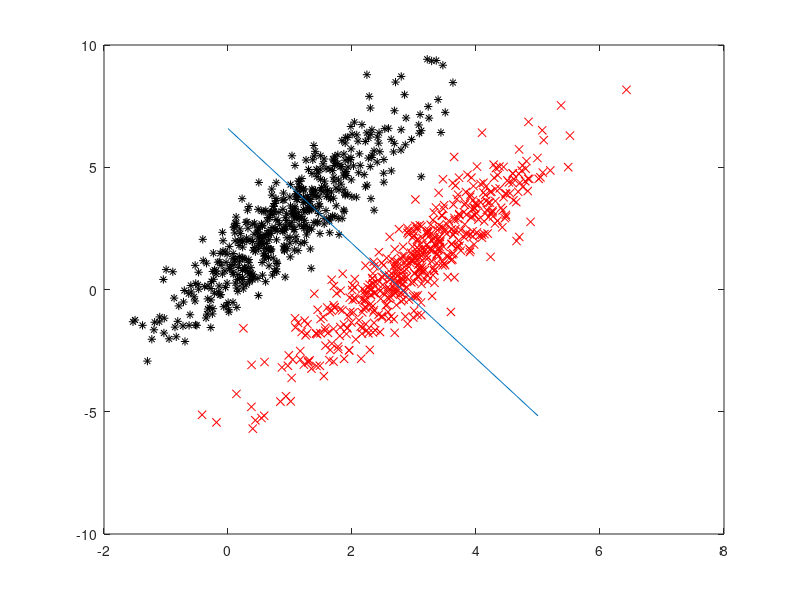

This figure's MATLAB source: (Note: this script raises an error after producing the figure.)
dist_a_mean=[3;1];
dist_a_sigma=[1 2;2 5];
dist_b_mean=[1;3];
instance_a=mvnrnd(dist_a_mean,dist_a_sigma,500);
instance_b=mvnrnd(dist_b_mean,dist_a_sigma,500);
combined_d=cat(1,instance_a,instance_b);
instance_a_mean=mean(instance_a,1);
instance_b_mean=mean(instance_b,1);
w_m_a=instance_a-instance_a_mean;
w_m_b=instance_b-instance_b_mean;
S_w_a=w_m_a'*w_m_a;
S_w_b=w_m_b'*w_m_b;
S_w=S_w_a+S_w_b;
[U,S,V]=svd(S_w);
w=(V*S^-1*U')*(instance_a_mean-instance_b_mean)';
%w=(S_w^(-1))*(instance_a_mean-instance_b_mean)';
x_mean=((instance_a_mean(1)+instance_b_mean(1))/2);
y_mean=((instance_a_mean(2)+instance_b_mean(2))/2);
x=0:5;
y=(w(1)*(x-x_mean)/w(2))+y_mean;
new_ax=combined_d*w;
figure(1);
plot(instance_b(:,1),instance_b(:,2),'k*',instance_a(:,1),instance_a(:,2),'xr',x,y);
figure(2);
histogram(new_ax)